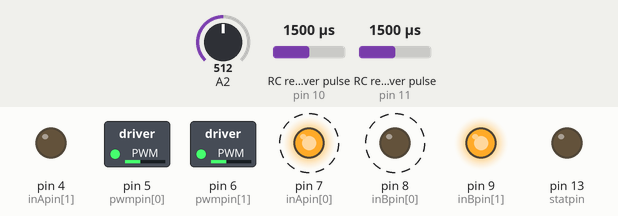
The sketch below on a simulated Arduino Uno, built with avr-gcc and run on an emulated ATmega328P. On the bench: switched loads named in the sketch (green lamp = pin HIGH), output pins drawn as LEDs (lit = HIGH). Wiring (inferred from the names in the program): 2 × RC receiver channel: data pin 10 / data pin 11. Dashed ring = blinking. The inputs (shaded band) are chosen by the test bench; at power-on: RC receiver pulse (sensors on pin 10, pin 11) 1500 µs, A2 = 512.

Above: at 1.08 s.
1.3 s: RC receiver pulse (sensor on pin 10) set to 1020 µs
At 1.63 s:
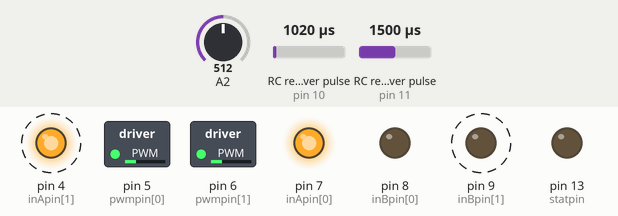
4.3 s: RC receiver pulse (sensor on pin 11) set to 1020 µs
At 4.6 s:
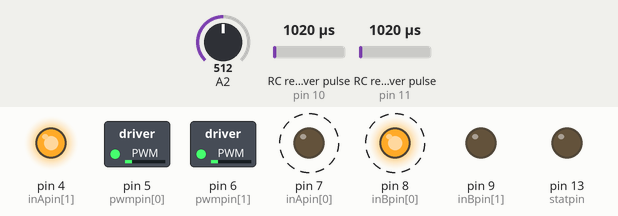
7.3 s: RC receiver pulse (sensor on pin 10) set to 1500 µs
At 7.57 s:
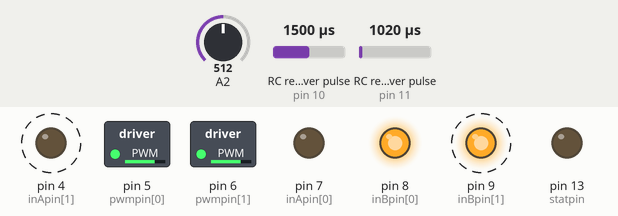
10.3 s: RC receiver pulse (sensor on pin 11) set to 1750 µs
At 10.54 s:
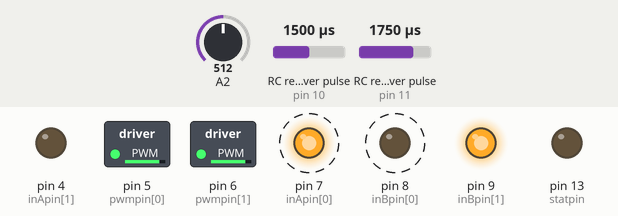
13.3 s: RC receiver pulse (sensor on pin 10) set to 1580 µs
16.3 s: RC receiver pulse (sensor on pin 11) set to 1600 µs
At 16.48 s:
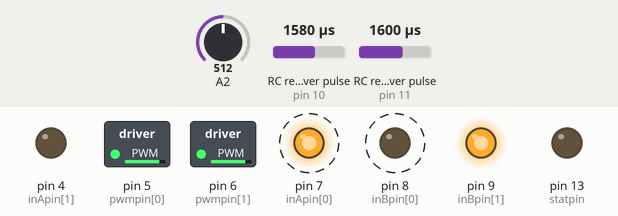
Timing chart, 0 to 20.3 s (numbered marks = the images above; inputs shaded):
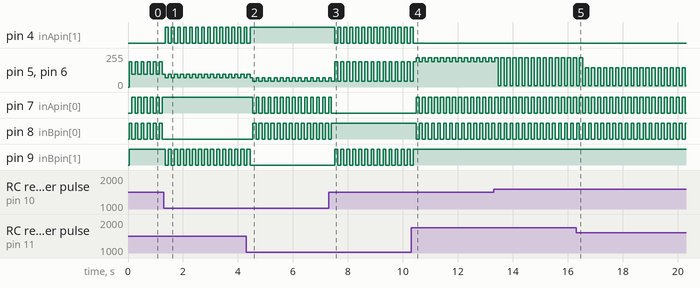

The sketch:

RM.ino
```cpp
#define BRAKEVCC 0
#define CW   1
#define CCW  2
#define BRAKEGND 3
#define CS_THRESHOLD 100
//////////////////////////////////////////////////
// G04
#define Min_CH1    830
#define Center_CH1 1200
#define Max_CH1    1610

#define Min_CH2    810
#define Center_CH2 1200
#define Max_CH2    1570

#define Error 100
/////////////////////////////////////////////////
int inApin[2] = {7, 4};
int inBpin[2] = {8, 9};
int pwmpin[2] = {5, 6};

int cspin[2] = {2, 3};
int enpin[2] = {0, 1};

int statpin = 13;
int ch1 = 11 ;
int ch2 = 10;

void setup()
{
  Serial.begin(9600);

  pinMode(statpin, OUTPUT);

  for (int i=0; i<2; i++)
  {
    pinMode(inApin[i], OUTPUT);
    pinMode(inBpin[i], OUTPUT);
    pinMode(pwmpin[i], OUTPUT);
  }

  for (int i=0; i<2; i++)
  {
    digitalWrite(inApin[i], LOW);
    digitalWrite(inBpin[i], LOW);
  }

  pinMode(ch1, INPUT_PULLUP);
  pinMode(ch2, INPUT_PULLUP);
}

void loop()
{ int CH1 = pulseIn(ch1,HIGH);
  int CH2 = pulseIn(ch2,HIGH);
int PWM_Speed; //  = 0
if((CH2 > ((Center_CH2 + Error)&&(CH2 < (Center_CH2 - Error)))))
{
  if((CH1 > ((Center_CH1 + Error)&&(CH1 < (Center_CH1 - Error)))))
  {
  motorOff(0);
  motorOff(1);
  }
}
if (CH2 > (Center_CH2 + Error))
{
  PWM_Speed = map(CH2, Center_CH2 + Error, Max_CH2, 0, 255);// map(¤èÒ´Ôº,¤èÒÍÂÙèã¹ªèÇ§·Õè¡´,¤èÒÊÙ§ÊØ´¢Í§¤èÒ´Ôº,¤èÒµèÓÊØ´·ÕèµéÍ§¡ÒÃ (MIN),¤èÒÊÙ§ÊØ´·ÕèµéÍ§¡ÒÃ (MAX));
  Backword(PWM_Speed,100);
}
if (CH2 < (Center_CH2 - Error))
  {
    PWM_Speed = map(CH2, Center_CH2 - Error, Min_CH2, 0, 255);
    Forword(PWM_Speed,100);
  }
if (CH1 > (Center_CH1 + Error))
{
  PWM_Speed = map(CH1, Center_CH1 + Error, Max_CH1, 0, 150);
  Right(PWM_Speed,100);
}
if (CH1 < (Center_CH1 - Error))
  {
    PWM_Speed = map(CH1, Center_CH1 - Error, Min_CH1, 0, 150);
    Left(PWM_Speed,100);
  }

  if ((analogRead(cspin[0]) < CS_THRESHOLD) && (analogRead(cspin[1]) < CS_THRESHOLD))
    digitalWrite(statpin, HIGH);
}

void motorOff(int motor)
{
  // Initialize braked
  for (int i=0; i<2; i++)
  {
    digitalWrite(inApin[i], LOW);
    digitalWrite(inBpin[i], LOW);
  }
  analogWrite(pwmpin[motor], 0);
}


void motorGo(uint8_t motor, uint8_t direct, uint8_t pwm)
{
  if (motor <= 1)
  {
    if (direct <=4)
    {
      // Set inA[motor]
      if (direct <=1)
        digitalWrite(inApin[motor], HIGH);
      else
        digitalWrite(inApin[motor], LOW);

      // Set inB[motor]
      if ((direct==0)||(direct==2))
        digitalWrite(inBpin[motor], HIGH);
      else
        digitalWrite(inBpin[motor], LOW);

      analogWrite(pwmpin[motor], pwm);
    }
}
}
void Forword(int Speed,int Time)
{
    motorGo(0, CW, Speed);
    motorGo(1, CW, Speed);
    delay(Time);
}
void Backword(int Speed,int Time)
{
    motorGo(0, CCW, Speed);
    motorGo(1, CCW, Speed);
    delay(Time);
}
void Right(int Speed,int Time)
{
    motorGo(0, CW, Speed);
    motorGo(1, CCW, Speed);
    delay(Time);
}
void Left(int Speed,int Time)
{
    motorGo(0, CCW, Speed);
    motorGo(1, CW, Speed);
    delay(Time);
}
```

Measured:
- after the input at 1.3 s, pin 4 (inApin[1]): alternates HIGH for 0.10 s and LOW for 0.12 s, starting after 0.06 s; pin 7 (inApin[0]): stops changing and stays HIGH; pin 8 (inBpin[0]): stops changing and stays LOW; pin 9 (inBpin[1]): alternates HIGH for 0.12 s and LOW for 0.10 s, starting after 0.06 s
- after the input at 4.3 s, pin 4 (inApin[1]): goes on until 4.4 s, then stays HIGH; pin 7 (inApin[0]): alternates HIGH for 0.10 s and LOW for 0.12 s, starting after 0.24 s; pin 8 (inBpin[0]): alternates HIGH for 0.12 s and LOW for 0.10 s, starting after 0.24 s; pin 9 (inBpin[1]): goes on until 4.4 s, then stays LOW
- after the input at 7.3 s, pin 4 (inApin[1]): alternates HIGH for 0.12 s and LOW for 0.10 s, starting after 0.22 s; pin 7 (inApin[0]): goes on until 7.4 s, then stays LOW; pin 8 (inBpin[0]): goes on until 7.4 s, then stays HIGH; pin 9 (inBpin[1]): alternates HIGH for 0.10 s and LOW for 0.12 s, starting after 0.22 s
- after the input at 10.3 s, pin 4 (inApin[1]): goes on until 10.4 s, then stays LOW; pin 7 (inApin[0]): alternates HIGH for 0.12 s and LOW for 0.10 s, starting after 0.18 s; pin 8 (inBpin[0]): alternates HIGH for 0.10 s and LOW for 0.12 s, starting after 0.18 s; pin 9 (inBpin[1]): goes on until 10.4 s, then stays HIGH
- after the input at 16.3 s, pin 5 (pwmpin[0]), pin 6 (pwmpin[1]): 218/255 → 9/255 at once, → 218/255 0.10 s later, → 9/255 0.12 s later, → 145/255 0.10 s later, … (37 changes in this stretch)
- by itself, pin 5 (pwmpin[0]), pin 6 (pwmpin[1]): alternates 218/255 for 0.12 s and 9/255 for 0.10 s
- by itself, pin 7 (inApin[0]): alternates HIGH for 0.12 s and LOW for 0.10 s
- by itself, pin 8 (inBpin[0]): alternates HIGH for 0.10 s and LOW for 0.12 s
